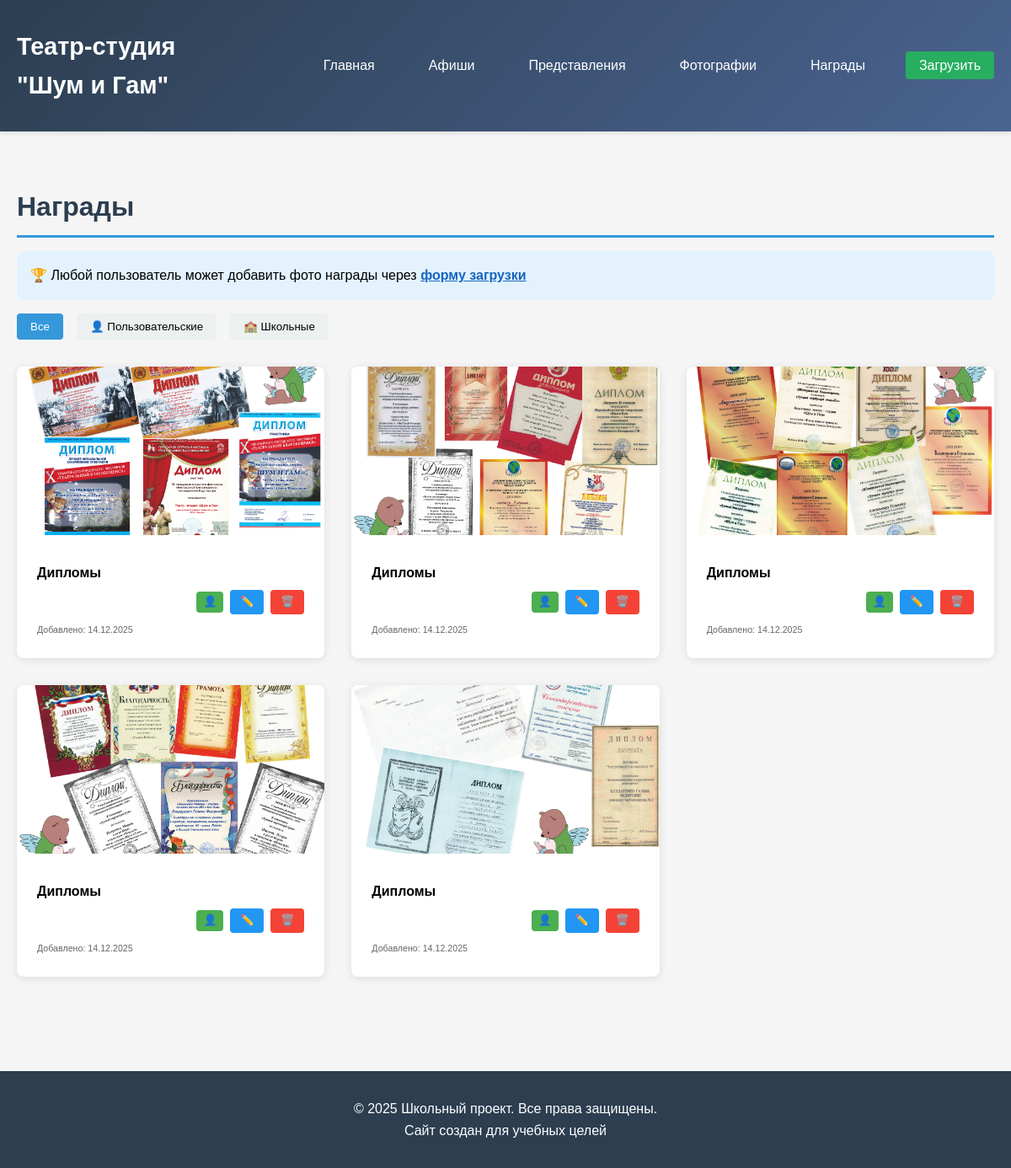
The app's page /awards/ with its own data.
### culture/models.py (models this page shows, shortened)
class UserUpload(models.Model):
    TYPE_CHOICES = [
        ('photo', 'Фотография'),
        ('video', 'Видео'),
        ('poster', 'Афиша'),
        ('award', 'Награда'),
    ]
    upload_type = models.CharField(max_length=10, choices=TYPE_CHOICES)
    title = models.CharField(max_length=200)
    description = models.TextField(blank=True)
    category = models.ForeignKey(Category, on_delete=models.SET_NULL, null=True, blank=True)
    image = models.ImageField(upload_to='user_uploads/images/', blank=True, null=True)
    video = models.FileField(upload_to='user_uploads/videos/', blank=True, null=True)
    youtube_url = models.URLField(blank=True, null=True)
    created_at = models.DateTimeField(default=timezone.now)
    def is_user_upload(self):
        return True

### culture/views.py (the view)
# urls.py: path('awards/', views.awards_list, name='awards'),
def awards_list(request):
    official_awards = Award.objects.all().order_by('-date')
    user_awards = UserUpload.objects.filter(upload_type='award').order_by('-created_at')
    all_awards = list(official_awards) + list(user_awards)
    categories = Category.objects.all()
    return render(request, 'culture/awards.html', {
        'photos': all_awards,
        'categories': categories
    })

### culture/templates/culture/awards.html (shortened to what this page needs)
{% extends 'culture/base.html' %}
{% block content %}
    <h1 class="section-title">Награды</h1>
    <div style="background: #e3f2fd; padding: 1rem; border-radius: 8px; margin-bottom: 1rem; display: flex; justify-content: space-between; align-items: center;">
        <p style="margin: 0;">🏆 Любой пользователь может добавить фото награды через <a href="{% url 'upload' %}" style="color: #1565c0; font-weight: bold;">форму загрузки</a></p>
    </div>
    <div class="category-buttons">
        <button class="category-btn active" data-category="all">Все</button>
        <button class="category-btn" data-category="user">👤 Пользовательские</button>
        <button class="category-btn" data-category="official">🏫 Школьные</button>
    </div>
    <div class="grid" id="photos-grid">
        {% for photo in photos %}
        <div class="card photo-card"
             data-category="{% if photo.category %}{{ photo.category.id }}{% else %}none{% endif %}"
             data-type="{% if photo.is_user_upload %}user{% else %}official{% endif %}">
            {% if photo.image %}
            <img src="{{ photo.image.url }}" alt="{{ photo.title }}" class="photo-image">
            {% endif %}
            <div class="card-content">
                <h4>{{ photo.title }}</h4>
                <div style="display: flex; justify-content: space-between; align-items: center; margin-top: 0.5rem;">
                    {% if photo.is_user_upload %}
                    <div style="display: flex; gap: 0.5rem; align-items: center;">
                        <span style="background: #4caf50; color: white; padding: 2px 8px; border-radius: 4px; font-size: 0.8rem;">
                            👤
                        </span>
                        <a href="{% url 'edit_upload' photo.pk %}" style="background: #2196f3; color: white; padding: 0.25rem 0.75rem; border-radius: 4px; font-size: 0.8rem; text-decoration: none;">
                            ✏️
                        </a>
                        <a href="{% url 'delete_upload' photo.pk %}" style="background: #f44336; color: white; padding: 0.25rem 0.75rem; border-radius: 4px; font-size: 0.8rem; text-decoration: none;">
                            🗑️
                        </a>
                    </div>
                    {% else %}
                    <span></span>
                    {% endif %}
                </div>
                <p style="margin-top: 0.5rem; font-size: 0.8rem; color: #666;">
                    <small>Добавлено:
                        {% if photo.uploaded_at %}
                            {{ photo.uploaded_at|date:"d.m.Y" }}
                        {% elif photo.date %}
                            {{ photo.date|date:"d.m.Y" }}
                        {% else %}
                            {{ photo.created_at|date:"d.m.Y" }}
                        {% endif %}
                    </small>
                </p>
            </div>
        </div>
        {% empty %}
        <p>Наград пока нет.</p>
        {% endfor %}
    </div>
{% endblock %}

### culture/templates/culture/base.html (style rules this page uses)
* { margin: 0; padding: 0; box-sizing: border-box; }
body { font-family: 'Arial', sans-serif; line-height: 1.6; background-color: #f5f5f5; }
.section-title { color: #2c3e50; margin: 2rem 0 1rem; padding-bottom: 0.5rem; border-bottom: 3px solid #3498db; }
.grid { display: grid; grid-template-columns: repeat(auto-fill, minmax(300px, 1fr)); gap: 2rem; margin: 2rem 0; }
.card { background: white; border-radius: 8px; overflow: hidden; box-shadow: 0 2px 10px rgba(0,0,0,0.1); transition: transform 0.3s; }
.card img { width: 100%; height: 200px; object-fit: cover; }
.card-content { padding: 1.5rem; position: relative; }
.category-buttons { display: flex; gap: 1rem; margin: 1rem 0; flex-wrap: wrap; }
.category-btn { padding: 0.5rem 1rem; background: #ecf0f1; border: none; border-radius: 4px; cursor: pointer; transition: background-color 0.3s; }
.category-btn.active { background: #3498db; color: white; }

### records on screen
UserUpload: image (picture), title "Дипломы", created_at "14.12.2025"
UserUpload: image (picture), title "Дипломы", created_at "14.12.2025"
UserUpload: image (picture), title "Дипломы", created_at "14.12.2025"
UserUpload: image (picture), title "Дипломы", created_at "14.12.2025"
UserUpload: image (picture), title "Дипломы", created_at "14.12.2025"
